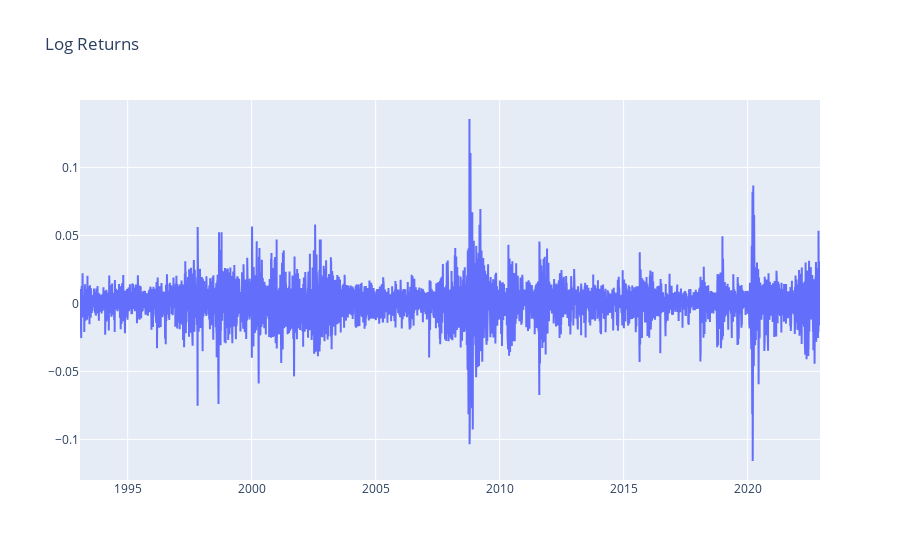

Notebook code cell kept with this figure:
### Code cell
fig = go.Figure()
fig.add_trace(go.Scatter(x=returns.index, y=returns))
fig.update_layout(title="Log Returns")
fig.show()

### Figure 1 — Plotly figure (JSON) as saved in the notebook; plotly's stock layout.template omitted (floating-point values rounded to 4 significant figures; data arrays with more than 128 entries replaced by an {"elided": "..."} marker saying what was removed)
{"data": [{"type": "scatter", "x": {"elided": "7517 str values"}, "y": {"elided": "7517 float values"}}], "layout": {"title": {"text": "Log Returns"}}}
